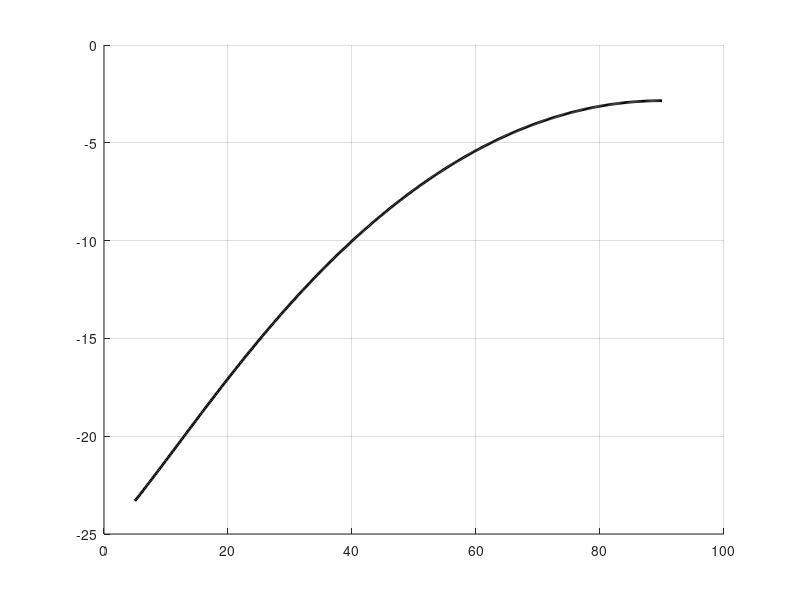

Write MATLAB code to recreate this figure. (Note: this script raises an error after producing the figure.)
clear; clc;

fsize = 24;
lw    = 2.0;

Pt_dBm    = 13.0;
Gt_dBi    = 1.0;
Gr0_dBi   = 6.0;
NR        = 9;
NF_dB     = 4.0;
HPBW_deg  = 80.0;
BW_Hz     = 100e3;
fc_Hz     = 920e6;
h_km      = 540;
Re_km     = 6371;
T_ant_K   = 290;
T0_K      = 290;
k_dB      = -228.6;

L_margin_dB    = 6.0;
L_sysmargin_dB = 6.0;

SF_list     = [7 10 12];
SNRreq_list = [-7.5 -15.0 -20.0];

el_target_deg = 10;
el_deg = linspace(5, 90, 500);

G_array_dB = 10*log10(NR);
EIRP_dBW   = (Pt_dBm - 30) + Gt_dBi;

F_lin  = 10^(NF_dB/10);
Tsys_K = T_ant_K + T0_K*(F_lin - 1);
GT_dBK = (Gr0_dBi + G_array_dB) - 10*log10(Tsys_K);

el_rad  = deg2rad(el_deg);
d_km    = -Re_km*sin(el_rad) + sqrt((Re_km*sin(el_rad)).^2 + h_km^2 + 2*Re_km*h_km);
FSPL_dB = 20*log10(4*pi*(d_km*1e3)*fc_Hz/3e8);

gamma_deg = rad2deg(asin(Re_km*cos(el_rad)/(Re_km + h_km)));
L_scan_dB = 12*(gamma_deg/HPBW_deg).^2;

CN0_dB = EIRP_dBW - FSPL_dB - L_scan_dB - L_margin_dB + GT_dBK - k_dB;
SNR_dB = CN0_dB - 10*log10(BW_Hz);

figure; hold on; grid on;
plot(el_deg, SNR_dB, 'k', 'LineWidth', lw, 'DisplayName', 'Received SNR');
colors = lines(length(SF_list));
for i = 1:length(SF_list)
    thr = SNRreq_list(i) + L_sysmargin_dB;
    yline(thr, '--', sprintf('SF%d', SF_list(i)), ...
        'Color', colors(i,:), 'LineWidth', lw, 'FontSize', fsize, ...
        'LabelHorizontalAlignment', 'left', 'DisplayName', sprintf('SF%d threshold', SF_list(i)));
end

xlabel('Elevation angle [deg]');
ylabel('SNR [dB]');
legend('Location', 'best');
set(gca, 'FontSize', fsize);

el_r    = deg2rad(el_target_deg);
d_t     = -Re_km*sin(el_r) + sqrt((Re_km*sin(el_r))^2 + h_km^2 + 2*Re_km*h_km);
FSPL_t  = 20*log10(4*pi*(d_t*1e3)*fc_Hz/3e8);
gamma_t = rad2deg(asin(Re_km*cos(el_r)/(Re_km + h_km)));
Lscan_t = 12*(gamma_t/HPBW_deg)^2;
CN0_t   = EIRP_dBW - FSPL_t - Lscan_t - L_margin_dB + GT_dBK - k_dB;
SNR_t   = CN0_t - 10*log10(BW_Hz);

fprintf('--- LEO uplink @ elevation %.1f deg ---\n', el_target_deg);
fprintf('Slant range       : %.1f km\n', d_t);
fprintf('EIRP              : %.2f dBW\n', EIRP_dBW);
fprintf('FSPL              : %.2f dB\n', FSPL_t);
fprintf('Off-nadir angle   : %.2f deg\n', gamma_t);
fprintf('Scan loss         : %.2f dB\n', Lscan_t);
fprintf('Array gain (NR=%d) : %.2f dB\n', NR, G_array_dB);
fprintf('Tsys              : %.1f K\n', Tsys_K);
fprintf('G/T               : %.2f dB/K\n', GT_dBK);
fprintf('C/N0              : %.2f dB-Hz\n', CN0_t);
fprintf('Received SNR      : %.2f dB\n', SNR_t);
fprintf('\n');
for i = 1:length(SF_list)
    thr = SNRreq_list(i) + L_sysmargin_dB;
    fprintf('SF%-2d  required %.1f dB (+sys %.1f = %.1f)  ->  %+.2f dB\n', ...
        SF_list(i), SNRreq_list(i), L_sysmargin_dB, thr, SNR_t - thr);
end
